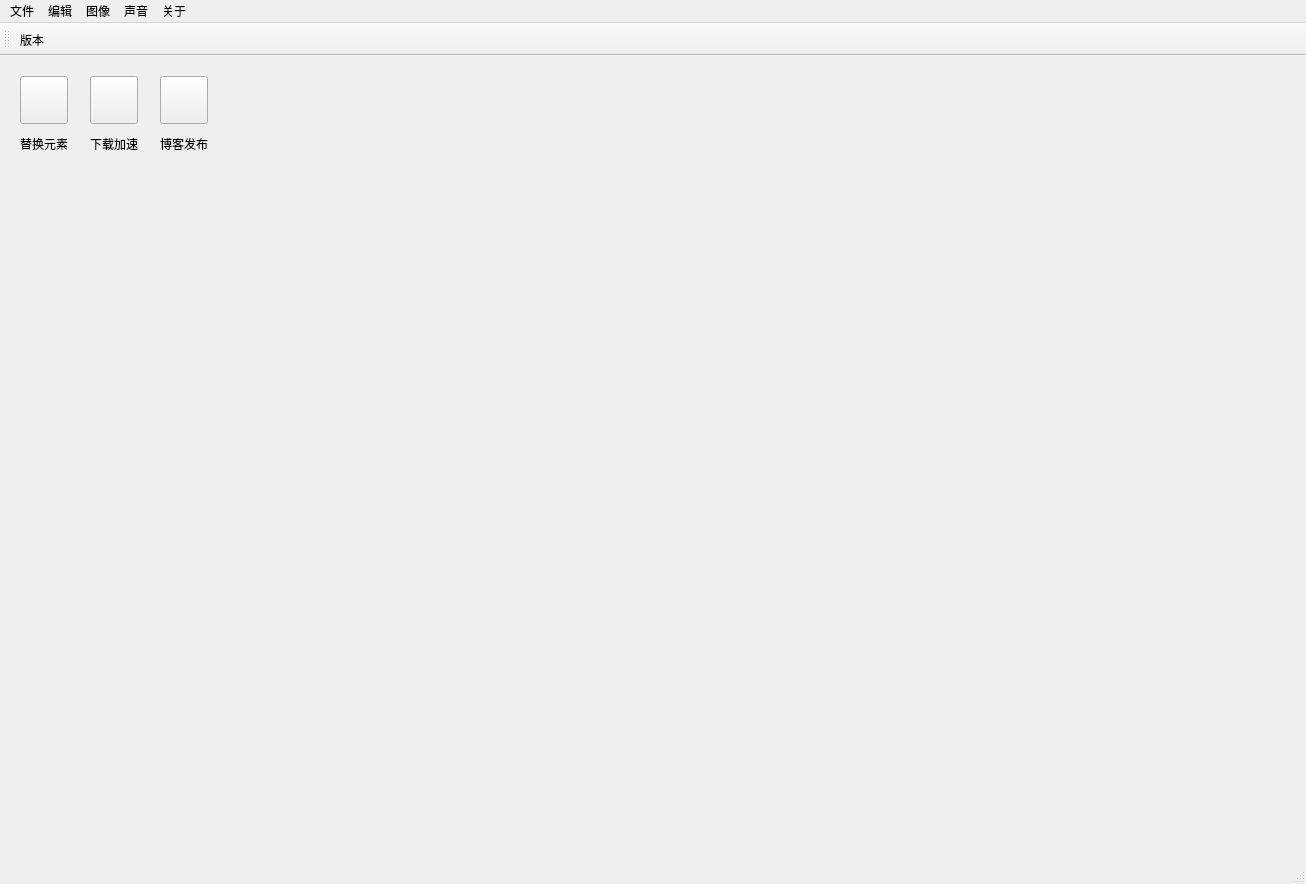
<?xml version="1.0" encoding="UTF-8"?>
<ui version="4.0">
 <class>MainWindow</class>
 <widget class="QMainWindow" name="MainWindow">
  <property name="geometry">
   <rect>
    <x>0</x>
    <y>0</y>
    <width>1306</width>
    <height>884</height>
   </rect>
  </property>
  <property name="windowTitle">
   <string>MainWindow</string>
  </property>
  <widget class="QWidget" name="centralwidget">
   <widget class="QPushButton" name="BtnReplace">
    <property name="geometry">
     <rect>
      <x>20</x>
      <y>20</y>
      <width>48</width>
      <height>48</height>
     </rect>
    </property>
    <property name="layoutDirection">
     <enum>Qt::LeftToRight</enum>
    </property>
    <property name="text">
     <string/>
    </property>
    <property name="iconSize">
     <size>
      <width>48</width>
      <height>48</height>
     </size>
    </property>
   </widget>
   <widget class="QLabel" name="label_replace">
    <property name="geometry">
     <rect>
      <x>20</x>
      <y>80</y>
      <width>48</width>
      <height>16</height>
     </rect>
    </property>
    <property name="text">
     <string>替换元素</string>
    </property>
   </widget>
   <widget class="QPushButton" name="BtnGithub">
    <property name="geometry">
     <rect>
      <x>90</x>
      <y>20</y>
      <width>48</width>
      <height>48</height>
     </rect>
    </property>
    <property name="layoutDirection">
     <enum>Qt::LeftToRight</enum>
    </property>
    <property name="text">
     <string/>
    </property>
    <property name="iconSize">
     <size>
      <width>48</width>
      <height>48</height>
     </size>
    </property>
   </widget>
   <widget class="QLabel" name="label_github">
    <property name="geometry">
     <rect>
      <x>90</x>
      <y>80</y>
      <width>48</width>
      <height>16</height>
     </rect>
    </property>
    <property name="text">
     <string>下载加速</string>
    </property>
    <property name="alignment">
     <set>Qt::AlignCenter</set>
    </property>
   </widget>
   <widget class="QPushButton" name="BtnHexo">
    <property name="geometry">
     <rect>
      <x>160</x>
      <y>20</y>
      <width>48</width>
      <height>48</height>
     </rect>
    </property>
    <property name="layoutDirection">
     <enum>Qt::LeftToRight</enum>
    </property>
    <property name="text">
     <string/>
    </property>
    <property name="iconSize">
     <size>
      <width>48</width>
      <height>48</height>
     </size>
    </property>
   </widget>
   <widget class="QLabel" name="label_hexo">
    <property name="geometry">
     <rect>
      <x>160</x>
      <y>80</y>
      <width>48</width>
      <height>16</height>
     </rect>
    </property>
    <property name="text">
     <string>博客发布</string>
    </property>
    <property name="alignment">
     <set>Qt::AlignCenter</set>
    </property>
   </widget>
  </widget>
  <widget class="QMenuBar" name="menubar">
   <property name="geometry">
    <rect>
     <x>0</x>
     <y>0</y>
     <width>1306</width>
     <height>21</height>
    </rect>
   </property>
   <widget class="QMenu" name="menu">
    <property name="title">
     <string>文件</string>
    </property>
   </widget>
   <widget class="QMenu" name="menu_2">
    <property name="title">
     <string>关于</string>
    </property>
    <addaction name="version"/>
   </widget>
   <widget class="QMenu" name="menu_3">
    <property name="title">
     <string>图像</string>
    </property>
   </widget>
   <widget class="QMenu" name="menu_4">
    <property name="title">
     <string>声音</string>
    </property>
   </widget>
   <widget class="QMenu" name="menu_5">
    <property name="title">
     <string>编辑</string>
    </property>
   </widget>
   <addaction name="menu"/>
   <addaction name="menu_5"/>
   <addaction name="menu_3"/>
   <addaction name="menu_4"/>
   <addaction name="menu_2"/>
  </widget>
  <widget class="QStatusBar" name="statusbar"/>
  <widget class="QToolBar" name="toolBar">
   <property name="windowTitle">
    <string>toolBar</string>
   </property>
   <attribute name="toolBarArea">
    <enum>TopToolBarArea</enum>
   </attribute>
   <attribute name="toolBarBreak">
    <bool>false</bool>
   </attribute>
   <addaction name="version"/>
  </widget>
  <action name="version">
   <property name="icon">
    <iconset>
     <normaloff>C:/Users/jundecno/.designer/images/version.png</normaloff>C:/Users/jundecno/.designer/images/version.png</iconset>
   </property>
   <property name="text">
    <string>版本</string>
   </property>
  </action>
 </widget>
 <resources/>
 <connections/>
</ui>
